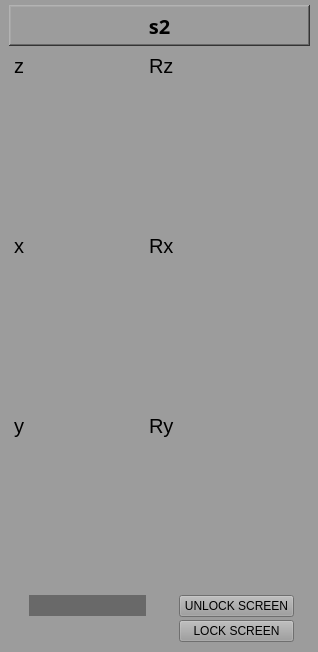
<?xml version="1.0" encoding="UTF-8"?>
<ui version="4.0">
 <class>MainWindow</class>
 <widget class="QMainWindow" name="MainWindow">
  <property name="geometry">
   <rect>
    <x>0</x>
    <y>0</y>
    <width>318</width>
    <height>652</height>
   </rect>
  </property>
  <property name="windowTitle">
   <string>Motot Controller</string>
  </property>
  <property name="styleSheet">
   <string notr="true">background-color: rgb(156, 156, 156);</string>
  </property>
  <widget class="QWidget" name="centralwidget">
   <widget class="caFrame" name="caframe">
    <property name="geometry">
     <rect>
      <x>-1</x>
      <y>0</y>
      <width>591</width>
      <height>811</height>
     </rect>
    </property>
    <widget class="caLabel" name="calabel_39">
     <property name="geometry">
      <rect>
       <x>150</x>
       <y>50</y>
       <width>31</width>
       <height>31</height>
      </rect>
     </property>
     <property name="font">
      <font>
       <pointsize>15</pointsize>
      </font>
     </property>
     <property name="text">
      <string>Rz</string>
     </property>
     <property name="alignment">
      <set>Qt::AlignLeading|Qt::AlignLeft|Qt::AlignVCenter</set>
     </property>
     <property name="foreground">
      <color>
       <red>0</red>
       <green>0</green>
       <blue>0</blue>
      </color>
     </property>
     <property name="background">
      <color alpha="0">
       <red>160</red>
       <green>160</green>
       <blue>164</blue>
      </color>
     </property>
    </widget>
    <widget class="caLabel" name="calabel_41">
     <property name="geometry">
      <rect>
       <x>150</x>
       <y>230</y>
       <width>31</width>
       <height>31</height>
      </rect>
     </property>
     <property name="font">
      <font>
       <pointsize>15</pointsize>
      </font>
     </property>
     <property name="text">
      <string>Rx</string>
     </property>
     <property name="alignment">
      <set>Qt::AlignLeading|Qt::AlignLeft|Qt::AlignVCenter</set>
     </property>
     <property name="foreground">
      <color>
       <red>0</red>
       <green>0</green>
       <blue>0</blue>
      </color>
     </property>
     <property name="background">
      <color alpha="0">
       <red>160</red>
       <green>160</green>
       <blue>164</blue>
      </color>
     </property>
    </widget>
    <widget class="caInclude" name="cainclude_4">
     <property name="geometry">
      <rect>
       <x>180</x>
       <y>420</y>
       <width>117</width>
       <height>173</height>
      </rect>
     </property>
     <property name="macro">
      <string notr="true">P=NEW:,M=m7</string>
     </property>
     <property name="filename" stdset="0">
      <string notr="true">../motor/motor-v2.ui</string>
     </property>
    </widget>
    <widget class="caInclude" name="cainclude_5">
     <property name="geometry">
      <rect>
       <x>180</x>
       <y>60</y>
       <width>117</width>
       <height>173</height>
      </rect>
     </property>
     <property name="macro">
      <string notr="true">P=NEW:,M=m102</string>
     </property>
     <property name="filename" stdset="0">
      <string notr="true">../motor/motor-v2.ui</string>
     </property>
    </widget>
    <widget class="caLabel" name="calabel">
     <property name="geometry">
      <rect>
       <x>10</x>
       <y>5</y>
       <width>301</width>
       <height>41</height>
      </rect>
     </property>
     <property name="font">
      <font>
       <family>Yu Mincho Demibold</family>
       <pointsize>15</pointsize>
       <weight>75</weight>
       <bold>true</bold>
      </font>
     </property>
     <property name="frameShape">
      <enum>QFrame::WinPanel</enum>
     </property>
     <property name="frameShadow">
      <enum>QFrame::Raised</enum>
     </property>
     <property name="lineWidth">
      <number>1</number>
     </property>
     <property name="midLineWidth">
      <number>1</number>
     </property>
     <property name="text">
      <string>s2</string>
     </property>
     <property name="alignment">
      <set>Qt::AlignCenter</set>
     </property>
     <property name="foreground">
      <color>
       <red>0</red>
       <green>0</green>
       <blue>0</blue>
      </color>
     </property>
     <property name="background">
      <color>
       <red>169</red>
       <green>209</green>
       <blue>239</blue>
      </color>
     </property>
    </widget>
    <widget class="caGraphics" name="cagraphics_2">
     <property name="geometry">
      <rect>
       <x>10</x>
       <y>50</y>
       <width>301</width>
       <height>596</height>
      </rect>
     </property>
     <property name="foreground">
      <color>
       <red>105</red>
       <green>105</green>
       <blue>105</blue>
      </color>
     </property>
     <property name="linestyle" stdset="0">
      <enum>caGraphics::Solid</enum>
     </property>
     <property name="fillstyle" stdset="0">
      <enum>caGraphics::Filled</enum>
     </property>
     <property name="lineSize">
      <number>2</number>
     </property>
     <property name="lineColor">
      <color>
       <red>0</red>
       <green>0</green>
       <blue>0</blue>
      </color>
     </property>
    </widget>
    <widget class="caInclude" name="cainclude_6">
     <property name="geometry">
      <rect>
       <x>180</x>
       <y>240</y>
       <width>117</width>
       <height>173</height>
      </rect>
     </property>
     <property name="macro">
      <string notr="true">P=NEW:,M=m103</string>
     </property>
     <property name="filename" stdset="0">
      <string notr="true">../motor/motor-v2.ui</string>
     </property>
    </widget>
    <widget class="caInclude" name="cainclude_7">
     <property name="geometry">
      <rect>
       <x>30</x>
       <y>60</y>
       <width>117</width>
       <height>173</height>
      </rect>
     </property>
     <property name="macro">
      <string notr="true">P=NEW:,M=m8</string>
     </property>
     <property name="filename" stdset="0">
      <string notr="true">../motor/motor-v2.ui</string>
     </property>
    </widget>
    <widget class="caInclude" name="cainclude_8">
     <property name="geometry">
      <rect>
       <x>30</x>
       <y>240</y>
       <width>117</width>
       <height>173</height>
      </rect>
     </property>
     <property name="macro">
      <string notr="true">P=NEW:,M=m101</string>
     </property>
     <property name="filename" stdset="0">
      <string notr="true">../motor/motor-v2.ui</string>
     </property>
    </widget>
    <widget class="caInclude" name="cainclude_9">
     <property name="geometry">
      <rect>
       <x>30</x>
       <y>420</y>
       <width>117</width>
       <height>173</height>
      </rect>
     </property>
     <property name="macro">
      <string notr="true">P=NEW:,M=m3</string>
     </property>
     <property name="filename" stdset="0">
      <string notr="true">../motor/motor-v2.ui</string>
     </property>
    </widget>
    <widget class="caLabel" name="calabel_42">
     <property name="geometry">
      <rect>
       <x>15</x>
       <y>230</y>
       <width>31</width>
       <height>31</height>
      </rect>
     </property>
     <property name="font">
      <font>
       <pointsize>15</pointsize>
      </font>
     </property>
     <property name="text">
      <string>x</string>
     </property>
     <property name="alignment">
      <set>Qt::AlignLeading|Qt::AlignLeft|Qt::AlignVCenter</set>
     </property>
     <property name="foreground">
      <color>
       <red>0</red>
       <green>0</green>
       <blue>0</blue>
      </color>
     </property>
     <property name="background">
      <color alpha="0">
       <red>160</red>
       <green>160</green>
       <blue>164</blue>
      </color>
     </property>
    </widget>
    <widget class="caLabel" name="calabel_43">
     <property name="geometry">
      <rect>
       <x>15</x>
       <y>410</y>
       <width>31</width>
       <height>31</height>
      </rect>
     </property>
     <property name="font">
      <font>
       <pointsize>15</pointsize>
      </font>
     </property>
     <property name="text">
      <string>y</string>
     </property>
     <property name="alignment">
      <set>Qt::AlignLeading|Qt::AlignLeft|Qt::AlignVCenter</set>
     </property>
     <property name="foreground">
      <color>
       <red>0</red>
       <green>0</green>
       <blue>0</blue>
      </color>
     </property>
     <property name="background">
      <color alpha="0">
       <red>160</red>
       <green>160</green>
       <blue>164</blue>
      </color>
     </property>
    </widget>
    <widget class="caLabel" name="calabel_44">
     <property name="geometry">
      <rect>
       <x>15</x>
       <y>50</y>
       <width>31</width>
       <height>31</height>
      </rect>
     </property>
     <property name="font">
      <font>
       <pointsize>15</pointsize>
      </font>
     </property>
     <property name="text">
      <string>z</string>
     </property>
     <property name="alignment">
      <set>Qt::AlignLeading|Qt::AlignLeft|Qt::AlignVCenter</set>
     </property>
     <property name="foreground">
      <color>
       <red>0</red>
       <green>0</green>
       <blue>0</blue>
      </color>
     </property>
     <property name="background">
      <color alpha="0">
       <red>160</red>
       <green>160</green>
       <blue>164</blue>
      </color>
     </property>
    </widget>
    <widget class="caLabel" name="calabel_45">
     <property name="geometry">
      <rect>
       <x>150</x>
       <y>410</y>
       <width>31</width>
       <height>31</height>
      </rect>
     </property>
     <property name="font">
      <font>
       <pointsize>15</pointsize>
      </font>
     </property>
     <property name="text">
      <string>Ry</string>
     </property>
     <property name="alignment">
      <set>Qt::AlignLeading|Qt::AlignLeft|Qt::AlignVCenter</set>
     </property>
     <property name="foreground">
      <color>
       <red>0</red>
       <green>0</green>
       <blue>0</blue>
      </color>
     </property>
     <property name="background">
      <color alpha="0">
       <red>160</red>
       <green>160</green>
       <blue>164</blue>
      </color>
     </property>
    </widget>
    <widget class="caInclude" name="cainclude_10">
     <property name="geometry">
      <rect>
       <x>30</x>
       <y>595</y>
       <width>117</width>
       <height>21</height>
      </rect>
     </property>
     <property name="styleSheet">
      <string notr="true">background-color: rgb(105, 105, 105);</string>
     </property>
     <property name="macro">
      <string notr="true">P=NEW:,M1=m8,M2=m101,M3=m3,M4=m102,M5=m103,M6=m7
</string>
     </property>
     <property name="filename" stdset="0">
      <string notr="true">../motor/motor_all_torque.ui</string>
     </property>
    </widget>
    <widget class="caMessageButton" name="camessagebutton">
     <property name="geometry">
      <rect>
       <x>180</x>
       <y>595</y>
       <width>115</width>
       <height>22</height>
      </rect>
     </property>
     <property name="text">
      <string>UNLOCK SCREEN</string>
     </property>
     <property name="foreground">
      <color>
       <red>255</red>
       <green>255</green>
       <blue>255</blue>
      </color>
     </property>
     <property name="background">
      <color>
       <red>0</red>
       <green>85</green>
       <blue>0</blue>
      </color>
     </property>
    </widget>
    <widget class="caMessageButton" name="camessagebutton_2">
     <property name="geometry">
      <rect>
       <x>180</x>
       <y>620</y>
       <width>115</width>
       <height>22</height>
      </rect>
     </property>
     <property name="text">
      <string>LOCK SCREEN</string>
     </property>
     <property name="foreground">
      <color>
       <red>255</red>
       <green>255</green>
       <blue>255</blue>
      </color>
     </property>
     <property name="background">
      <color>
       <red>255</red>
       <green>0</green>
       <blue>0</blue>
      </color>
     </property>
    </widget>
    <widget class="caLabel" name="calabel_2">
     <property name="geometry">
      <rect>
       <x>30</x>
       <y>420</y>
       <width>117</width>
       <height>173</height>
      </rect>
     </property>
     <property name="focusPolicy">
      <enum>Qt::StrongFocus</enum>
     </property>
     <property name="background">
      <color alpha="50">
       <red>255</red>
       <green>0</green>
       <blue>0</blue>
      </color>
     </property>
    </widget>
    <widget class="caLabel" name="calabel_3">
     <property name="geometry">
      <rect>
       <x>180</x>
       <y>420</y>
       <width>117</width>
       <height>173</height>
      </rect>
     </property>
     <property name="focusPolicy">
      <enum>Qt::StrongFocus</enum>
     </property>
     <property name="background">
      <color alpha="50">
       <red>255</red>
       <green>0</green>
       <blue>0</blue>
      </color>
     </property>
    </widget>
    <widget class="caLabel" name="calabel_4">
     <property name="geometry">
      <rect>
       <x>180</x>
       <y>240</y>
       <width>117</width>
       <height>173</height>
      </rect>
     </property>
     <property name="focusPolicy">
      <enum>Qt::StrongFocus</enum>
     </property>
     <property name="background">
      <color alpha="50">
       <red>255</red>
       <green>0</green>
       <blue>0</blue>
      </color>
     </property>
    </widget>
    <widget class="caLabel" name="calabel_5">
     <property name="geometry">
      <rect>
       <x>180</x>
       <y>60</y>
       <width>117</width>
       <height>173</height>
      </rect>
     </property>
     <property name="focusPolicy">
      <enum>Qt::StrongFocus</enum>
     </property>
     <property name="background">
      <color alpha="50">
       <red>255</red>
       <green>0</green>
       <blue>0</blue>
      </color>
     </property>
    </widget>
    <widget class="caLabel" name="calabel_6">
     <property name="geometry">
      <rect>
       <x>30</x>
       <y>60</y>
       <width>117</width>
       <height>173</height>
      </rect>
     </property>
     <property name="focusPolicy">
      <enum>Qt::StrongFocus</enum>
     </property>
     <property name="background">
      <color alpha="50">
       <red>255</red>
       <green>0</green>
       <blue>0</blue>
      </color>
     </property>
    </widget>
    <widget class="caLabel" name="calabel_7">
     <property name="geometry">
      <rect>
       <x>30</x>
       <y>240</y>
       <width>117</width>
       <height>173</height>
      </rect>
     </property>
     <property name="focusPolicy">
      <enum>Qt::StrongFocus</enum>
     </property>
     <property name="background">
      <color alpha="50">
       <red>255</red>
       <green>0</green>
       <blue>0</blue>
      </color>
     </property>
    </widget>
    <zorder>cagraphics_2</zorder>
    <zorder>calabel_39</zorder>
    <zorder>calabel_41</zorder>
    <zorder>calabel</zorder>
    <zorder>calabel_42</zorder>
    <zorder>calabel_43</zorder>
    <zorder>calabel_44</zorder>
    <zorder>calabel_45</zorder>
    <zorder>cainclude_10</zorder>
    <zorder>camessagebutton</zorder>
    <zorder>camessagebutton_2</zorder>
    <zorder>calabel_2</zorder>
    <zorder>calabel_3</zorder>
    <zorder>calabel_4</zorder>
    <zorder>calabel_5</zorder>
    <zorder>calabel_6</zorder>
    <zorder>calabel_7</zorder>
    <zorder>cainclude_7</zorder>
    <zorder>cainclude_5</zorder>
    <zorder>cainclude_6</zorder>
    <zorder>cainclude_8</zorder>
    <zorder>cainclude_9</zorder>
    <zorder>cainclude_4</zorder>
   </widget>
  </widget>
 </widget>
 <customwidgets>
  <customwidget>
   <class>caMessageButton</class>
   <extends>QPushButton</extends>
   <header>caMessageButton</header>
  </customwidget>
  <customwidget>
   <class>caFrame</class>
   <extends>QFrame</extends>
   <header>caFrame</header>
   <container>1</container>
  </customwidget>
  <customwidget>
   <class>caLabel</class>
   <extends>QLabel</extends>
   <header>caLabel</header>
  </customwidget>
  <customwidget>
   <class>caGraphics</class>
   <extends>QWidget</extends>
   <header>caGraphics</header>
  </customwidget>
  <customwidget>
   <class>caInclude</class>
   <extends>QWidget</extends>
   <header>caInclude</header>
  </customwidget>
 </customwidgets>
 <resources/>
 <connections>
  <connection>
   <sender>camessagebutton</sender>
   <signal>clicked(bool)</signal>
   <receiver>calabel_3</receiver>
   <slot>lower()</slot>
   <hints>
    <hint type="sourcelabel">
     <x>237</x>
     <y>616</y>
    </hint>
    <hint type="destinationlabel">
     <x>193</x>
     <y>582</y>
    </hint>
   </hints>
  </connection>
  <connection>
   <sender>camessagebutton</sender>
   <signal>clicked(bool)</signal>
   <receiver>calabel_4</receiver>
   <slot>lower()</slot>
   <hints>
    <hint type="sourcelabel">
     <x>236</x>
     <y>617</y>
    </hint>
    <hint type="destinationlabel">
     <x>338</x>
     <y>353</y>
    </hint>
   </hints>
  </connection>
  <connection>
   <sender>camessagebutton</sender>
   <signal>clicked(bool)</signal>
   <receiver>calabel_5</receiver>
   <slot>lower()</slot>
   <hints>
    <hint type="sourcelabel">
     <x>246</x>
     <y>619</y>
    </hint>
    <hint type="destinationlabel">
     <x>337</x>
     <y>192</y>
    </hint>
   </hints>
  </connection>
  <connection>
   <sender>camessagebutton</sender>
   <signal>clicked(bool)</signal>
   <receiver>calabel_2</receiver>
   <slot>lower()</slot>
   <hints>
    <hint type="sourcelabel">
     <x>231</x>
     <y>623</y>
    </hint>
    <hint type="destinationlabel">
     <x>36</x>
     <y>568</y>
    </hint>
   </hints>
  </connection>
  <connection>
   <sender>camessagebutton</sender>
   <signal>clicked(bool)</signal>
   <receiver>calabel_7</receiver>
   <slot>lower()</slot>
   <hints>
    <hint type="sourcelabel">
     <x>239</x>
     <y>618</y>
    </hint>
    <hint type="destinationlabel">
     <x>174</x>
     <y>344</y>
    </hint>
   </hints>
  </connection>
  <connection>
   <sender>camessagebutton</sender>
   <signal>clicked(bool)</signal>
   <receiver>calabel_6</receiver>
   <slot>lower()</slot>
   <hints>
    <hint type="sourcelabel">
     <x>239</x>
     <y>615</y>
    </hint>
    <hint type="destinationlabel">
     <x>169</x>
     <y>218</y>
    </hint>
   </hints>
  </connection>
  <connection>
   <sender>camessagebutton_2</sender>
   <signal>clicked(bool)</signal>
   <receiver>calabel_3</receiver>
   <slot>raise()</slot>
   <hints>
    <hint type="sourcelabel">
     <x>278</x>
     <y>649</y>
    </hint>
    <hint type="destinationlabel">
     <x>189</x>
     <y>572</y>
    </hint>
   </hints>
  </connection>
  <connection>
   <sender>camessagebutton_2</sender>
   <signal>clicked(bool)</signal>
   <receiver>calabel_4</receiver>
   <slot>raise()</slot>
   <hints>
    <hint type="sourcelabel">
     <x>300</x>
     <y>643</y>
    </hint>
    <hint type="destinationlabel">
     <x>342</x>
     <y>363</y>
    </hint>
   </hints>
  </connection>
  <connection>
   <sender>camessagebutton_2</sender>
   <signal>clicked(bool)</signal>
   <receiver>calabel_5</receiver>
   <slot>raise()</slot>
   <hints>
    <hint type="sourcelabel">
     <x>308</x>
     <y>652</y>
    </hint>
    <hint type="destinationlabel">
     <x>346</x>
     <y>221</y>
    </hint>
   </hints>
  </connection>
  <connection>
   <sender>camessagebutton_2</sender>
   <signal>clicked(bool)</signal>
   <receiver>calabel_2</receiver>
   <slot>raise()</slot>
   <hints>
    <hint type="sourcelabel">
     <x>289</x>
     <y>646</y>
    </hint>
    <hint type="destinationlabel">
     <x>41</x>
     <y>548</y>
    </hint>
   </hints>
  </connection>
  <connection>
   <sender>camessagebutton_2</sender>
   <signal>clicked(bool)</signal>
   <receiver>calabel_7</receiver>
   <slot>raise()</slot>
   <hints>
    <hint type="sourcelabel">
     <x>276</x>
     <y>648</y>
    </hint>
    <hint type="destinationlabel">
     <x>182</x>
     <y>309</y>
    </hint>
   </hints>
  </connection>
  <connection>
   <sender>camessagebutton_2</sender>
   <signal>clicked(bool)</signal>
   <receiver>calabel_6</receiver>
   <slot>raise()</slot>
   <hints>
    <hint type="sourcelabel">
     <x>290</x>
     <y>643</y>
    </hint>
    <hint type="destinationlabel">
     <x>166</x>
     <y>172</y>
    </hint>
   </hints>
  </connection>
 </connections>
</ui>
